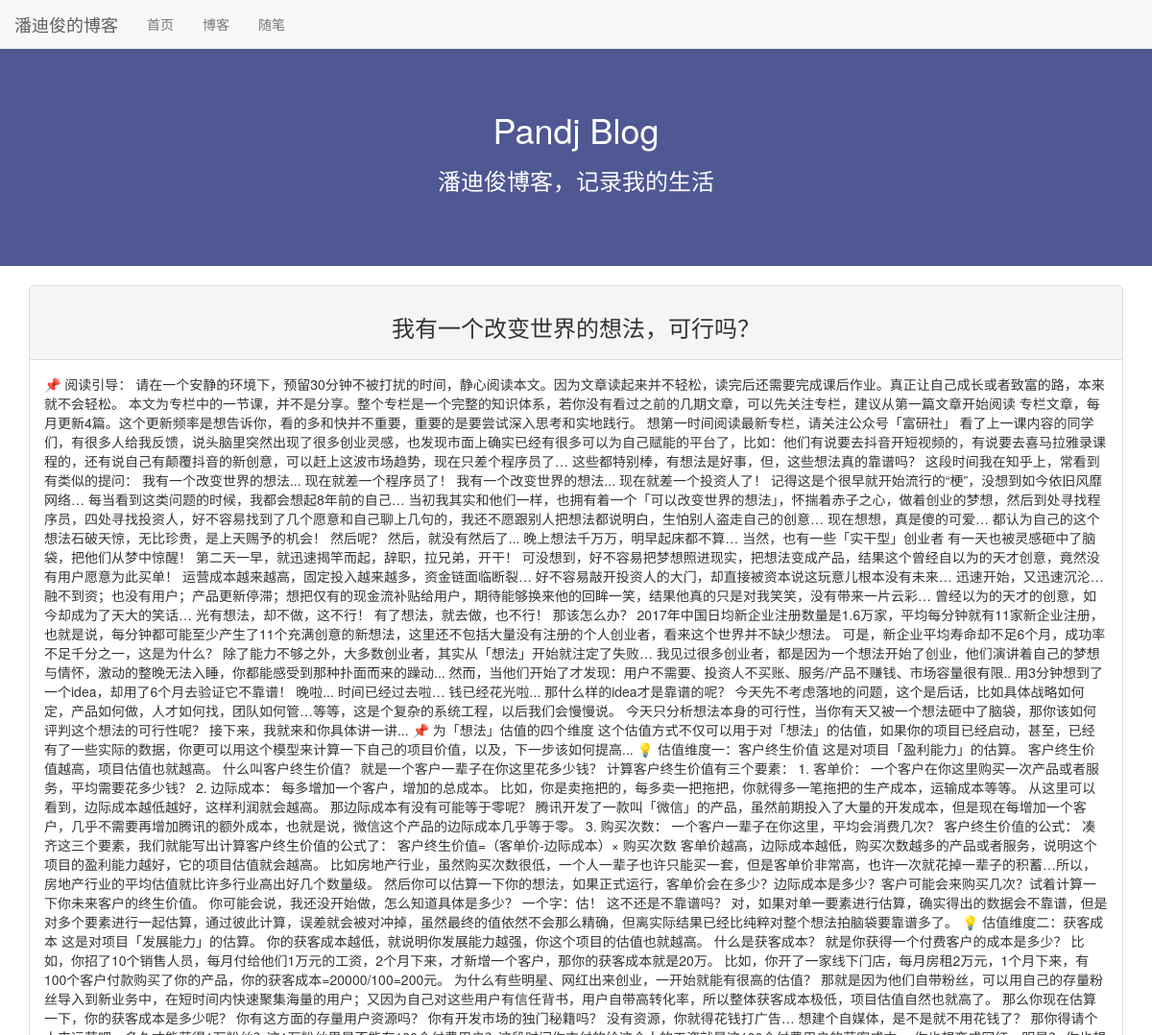
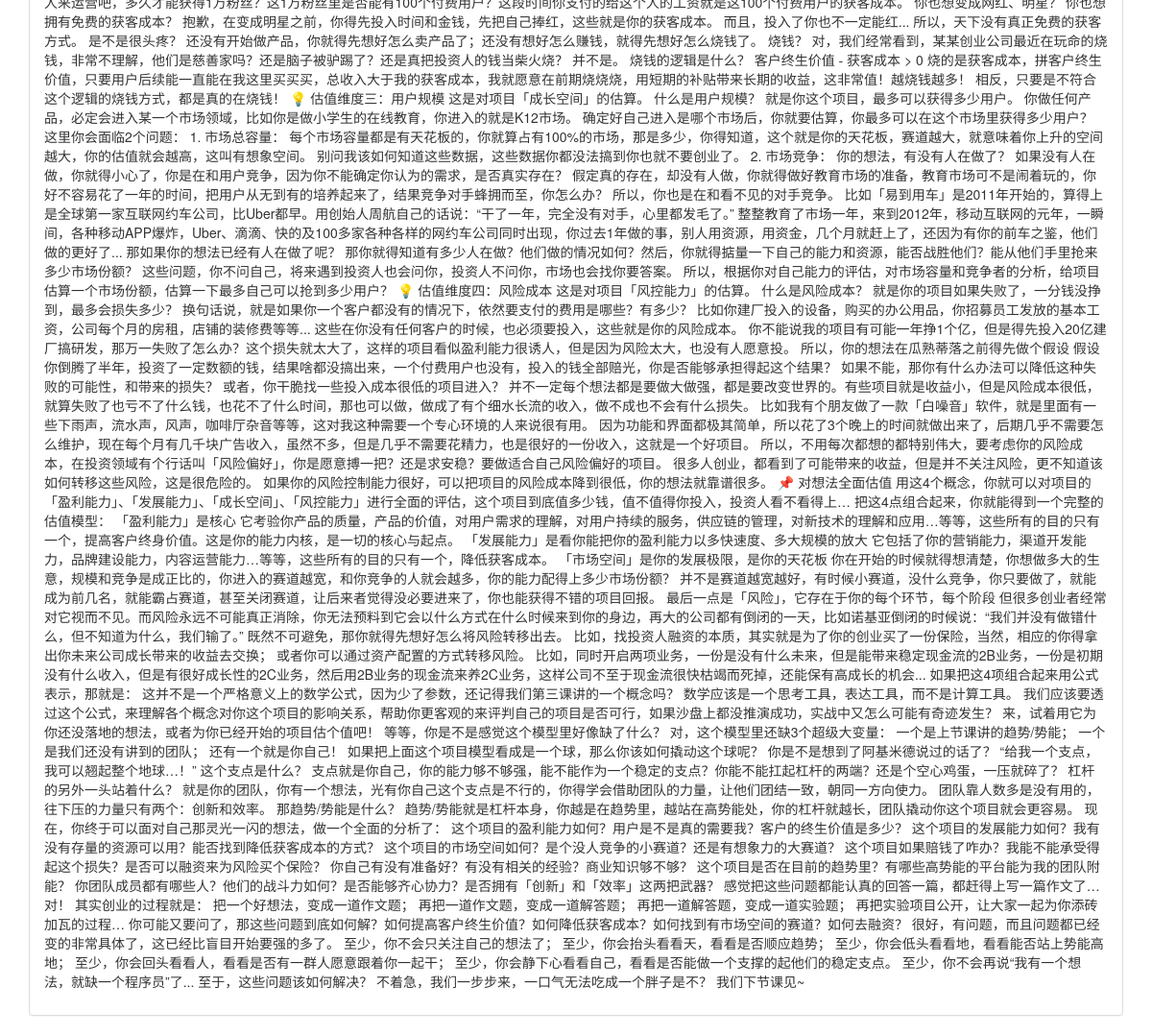
The page /blog/16 on the database its author committed (2 pictures, top to bottom).
### blog/models.py (models this page shows, shortened)
class Blog(models.Model):
    title = models.CharField(max_length=32)
    blog_type = models.ForeignKey(blog_type,on_delete=models.DO_NOTHING)
    author = models.ForeignKey(User,on_delete=models.DO_NOTHING)
    content = models.TextField()
    create_time = models.DateTimeField(auto_now_add=True)
    last_updated_time = models.DateTimeField(auto_now_add=True)
    class Meta:
        ordering = ['-create_time']

### blog/views.py (the view)
# urls.py: path('<int:blog_id>',views.blog_content,name='blog_content'),
def blog_content(request,blog_id):
    blog = models.Blog.objects.get(id=blog_id)
    context = {}
    context['blog'] = blog
    return render(request,'blog_content.html',context)

### templates/blog_content.html (shortened to what this page needs)
{% extends 'base.html' %}
{% load staticfiles %}
{% block content %}
  <div class="container">
        <div class="row">
            <div class="col-xs-12 col-md-12">
                    <div class="panel panel-default">
                      <div class="panel-heading text-center"><h3>{{blog.title}}</h3></div>
                      <div class="panel-body">
                            <p>{{blog.content}}</p>
                      </div>
                    </div>
            </div>
        </div>
    </div>
{% endblock %}

### templates/base.html (style rules this page uses)
* { margin: 0; padding: 0; }

### rows shown on the page
Blog: title "我有一个改变世界的想法，可行吗？", content "📌 阅读引导： 请在一个安静的环境下，预留30分钟不被打扰的时间，静心阅读本文。因为文章读起来并不轻松，读完后还需要完成课后作业。真正让自己成长或者致富的路，本来就不会轻松。 本文为专栏中的一节课，并不是分享。整个专栏是一个完整的知识体系，若你没有看过之前的几期文章，可以先关注专栏，建议从第一篇文章开始阅读 专栏文章，每月更新4篇。这个更新频率是想告诉你，看的多和快并不重要，重要的是要尝试深入思考和实地践行。 想第一时间阅读最新专栏，请关注公众号「富研社」 看了上一课内容的同学们，有很多人给我反馈，说头脑里突然出现了很多创业灵感，也发现市面上确实已经有很多可以为自己赋能的平台了，比如：他们有说要去抖音开短视频的，有说要去喜马拉雅录课程的，还有说自己有颠覆抖音的新创意，可以赶上这波市场趋势，现在只差个程序员了… 这些都特别棒，有想法是好事，但，这些想法真的靠谱吗？ 这段时间我在知乎上，常看到有类似的提问： 我有一个改变世界的想法... 现在就差一个程序员了！ 我有一个改变世界的想法... 现在就差一个投资人了！ 记得这是个很早就开始流行的“梗”，没想到如今依旧风靡网络… 每当看到这类问题的时候，我都会想起8年前的自己… 当初我其实和他们一样，也拥有着一个「可以改变世界的想法」，怀揣着赤子之心，做着创业的梦想，然后到处寻找程序员，四处寻找投资人，好不容易找到了几个愿意和自己聊上几句的，我还不愿跟别人把想法都说明白，生怕别人盗走自己的创意… 现在想想，真是傻的可爱… 都认为自己的这个想法石破天惊，无比珍贵，是上天赐予的机会！ 然后呢？ 然后，就没有然后了...…"
